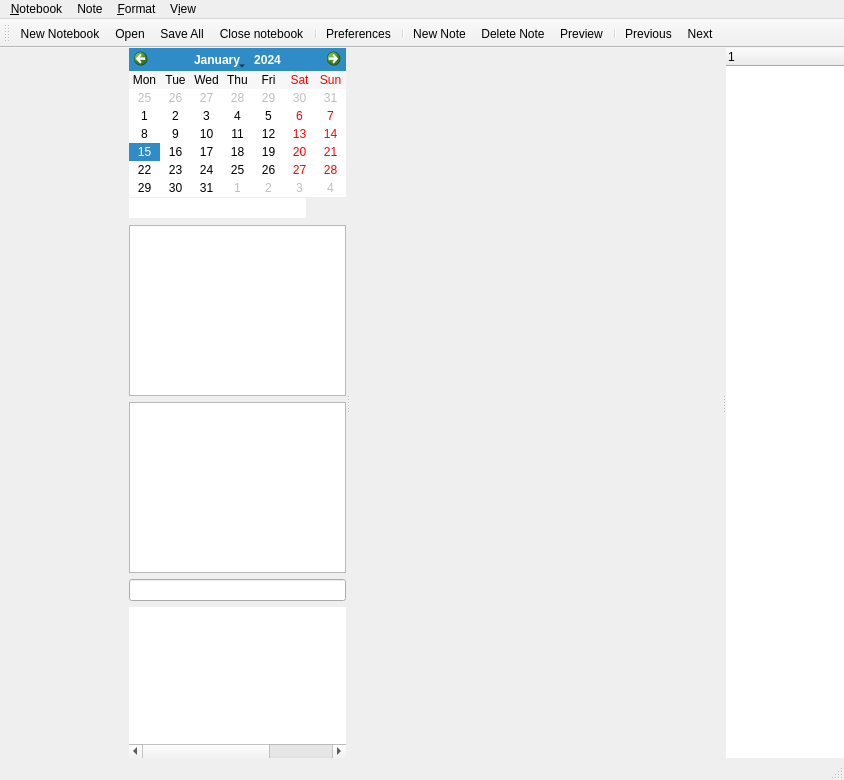
<?xml version="1.0" encoding="UTF-8"?>
<ui version="4.0">
 <class>MainWindow</class>
 <widget class="QMainWindow" name="MainWindow">
  <property name="geometry">
   <rect>
    <x>0</x>
    <y>0</y>
    <width>844</width>
    <height>780</height>
   </rect>
  </property>
  <property name="windowTitle">
   <string>Noteflow</string>
  </property>
  <widget class="QWidget" name="centralwidget">
   <layout class="QHBoxLayout" name="horizontalLayout">
    <property name="spacing">
     <number>0</number>
    </property>
    <property name="leftMargin">
     <number>0</number>
    </property>
    <property name="topMargin">
     <number>0</number>
    </property>
    <property name="rightMargin">
     <number>0</number>
    </property>
    <property name="bottomMargin">
     <number>0</number>
    </property>
    <item>
     <widget class="QWidget" name="wdgTab" native="true">
      <layout class="QVBoxLayout" name="verticalLayout_5">
       <property name="spacing">
        <number>0</number>
       </property>
       <property name="leftMargin">
        <number>0</number>
       </property>
       <property name="topMargin">
        <number>0</number>
       </property>
       <property name="rightMargin">
        <number>0</number>
       </property>
       <property name="bottomMargin">
        <number>0</number>
       </property>
       <item>
        <widget class="QTabBar" name="tab" native="true"/>
       </item>
       <item>
        <spacer name="verticalSpacer">
         <property name="orientation">
          <enum>Qt::Vertical</enum>
         </property>
         <property name="sizeHint" stdset="0">
          <size>
           <width>20</width>
           <height>40</height>
          </size>
         </property>
        </spacer>
       </item>
      </layout>
     </widget>
    </item>
    <item>
     <widget class="QSplitter" name="splitter">
      <property name="orientation">
       <enum>Qt::Horizontal</enum>
      </property>
      <widget class="QWidget" name="filter" native="true">
       <layout class="QVBoxLayout" name="verticalLayout_2">
        <property name="spacing">
         <number>0</number>
        </property>
        <property name="leftMargin">
         <number>6</number>
        </property>
        <property name="topMargin">
         <number>0</number>
        </property>
        <property name="rightMargin">
         <number>0</number>
        </property>
        <property name="bottomMargin">
         <number>0</number>
        </property>
        <item>
         <widget class="QWidget" name="wdgCalendar" native="true">
          <layout class="QVBoxLayout" name="verticalLayout_7">
           <property name="spacing">
            <number>0</number>
           </property>
           <property name="leftMargin">
            <number>0</number>
           </property>
           <property name="topMargin">
            <number>0</number>
           </property>
           <property name="rightMargin">
            <number>0</number>
           </property>
           <property name="bottomMargin">
            <number>6</number>
           </property>
           <item>
            <widget class="QCalendarWidget" name="calendar">
             <property name="sizePolicy">
              <sizepolicy hsizetype="Preferred" vsizetype="Fixed">
               <horstretch>0</horstretch>
               <verstretch>0</verstretch>
              </sizepolicy>
             </property>
             <property name="horizontalHeaderFormat">
              <enum>QCalendarWidget::ShortDayNames</enum>
             </property>
             <property name="verticalHeaderFormat">
              <enum>QCalendarWidget::NoVerticalHeader</enum>
             </property>
             <property name="navigationBarVisible">
              <bool>true</bool>
             </property>
             <property name="dateEditEnabled">
              <bool>true</bool>
             </property>
            </widget>
           </item>
           <item>
            <widget class="QWidget" name="wdgDateInfos" native="true">
             <layout class="QHBoxLayout" name="horizontalLayout_4">
              <property name="spacing">
               <number>0</number>
              </property>
              <property name="leftMargin">
               <number>0</number>
              </property>
              <property name="topMargin">
               <number>0</number>
              </property>
              <property name="rightMargin">
               <number>0</number>
              </property>
              <property name="bottomMargin">
               <number>0</number>
              </property>
              <item>
               <widget class="QLineEdit" name="txtDate">
                <property name="toolTip">
                 <string>&lt;html&gt;&lt;head/&gt;&lt;body&gt;&lt;p&gt;&lt;span style=&quot; font-size:11pt; font-weight:600;&quot;&gt;Search bar&lt;/span&gt;&lt;/p&gt;&lt;p&gt;&lt;br/&gt;&lt;/p&gt;&lt;p&gt;&lt;span style=&quot; font-weight:600;&quot;&gt;Multi-words search:&lt;/span&gt; separate with space.&lt;/p&gt;&lt;p&gt;&lt;span style=&quot; font-style:italic;&quot;&gt;Ex: word1 word2 word3&lt;/span&gt;&lt;/p&gt;&lt;p&gt;&lt;br/&gt;&lt;/p&gt;&lt;p&gt;&lt;span style=&quot; font-weight:600;&quot;&gt;Phrase searh:&lt;/span&gt; wrap in double quotes&lt;/p&gt;&lt;p&gt;&lt;span style=&quot; font-style:italic;&quot;&gt;Ex: word1 &amp;quot;word2 word3&amp;quot;&lt;/span&gt;&lt;/p&gt;&lt;p&gt;&lt;br/&gt;&lt;/p&gt;&lt;p&gt;&lt;span style=&quot; font-weight:600;&quot;&gt;Filters:&lt;/span&gt;&lt;/p&gt;&lt;p&gt;* &amp;quot;t:word&amp;quot; searches for &amp;quot;word&amp;quot; in note title&lt;/p&gt;&lt;p&gt;* &amp;quot;#:word&amp;quot; filters hashtags cloud for tags matching &amp;quot;word&amp;quot;&lt;/p&gt;&lt;/body&gt;&lt;/html&gt;</string>
                </property>
                <property name="frame">
                 <bool>false</bool>
                </property>
                <property name="readOnly">
                 <bool>true</bool>
                </property>
               </widget>
              </item>
              <item>
               <widget class="QPushButton" name="btnDateClear">
                <property name="text">
                 <string/>
                </property>
                <property name="icon">
                 <iconset theme="edit-clear">
                  <normaloff>../../../../../../../../.designer/backup</normaloff>../../../../../../../../.designer/backup</iconset>
                </property>
                <property name="flat">
                 <bool>true</bool>
                </property>
               </widget>
              </item>
             </layout>
            </widget>
           </item>
          </layout>
         </widget>
        </item>
        <item>
         <widget class="QWidget" name="widget" native="true">
          <layout class="QVBoxLayout" name="verticalLayout_4">
           <property name="leftMargin">
            <number>0</number>
           </property>
           <property name="topMargin">
            <number>0</number>
           </property>
           <property name="rightMargin">
            <number>0</number>
           </property>
           <property name="bottomMargin">
            <number>6</number>
           </property>
           <item>
            <widget class="cloudView" name="lstTags">
             <property name="sizePolicy">
              <sizepolicy hsizetype="Preferred" vsizetype="Preferred">
               <horstretch>0</horstretch>
               <verstretch>0</verstretch>
              </sizepolicy>
             </property>
            </widget>
           </item>
           <item>
            <widget class="cloudView" name="lstWords">
             <property name="sizePolicy">
              <sizepolicy hsizetype="Preferred" vsizetype="Preferred">
               <horstretch>0</horstretch>
               <verstretch>0</verstretch>
              </sizepolicy>
             </property>
            </widget>
           </item>
          </layout>
         </widget>
        </item>
        <item>
         <widget class="QWidget" name="grpNotes" native="true">
          <layout class="QVBoxLayout" name="verticalLayout_3">
           <property name="leftMargin">
            <number>0</number>
           </property>
           <property name="topMargin">
            <number>0</number>
           </property>
           <property name="rightMargin">
            <number>0</number>
           </property>
           <property name="bottomMargin">
            <number>0</number>
           </property>
           <item>
            <widget class="QLineEdit" name="txtFilter">
             <property name="sizePolicy">
              <sizepolicy hsizetype="Preferred" vsizetype="Fixed">
               <horstretch>0</horstretch>
               <verstretch>0</verstretch>
              </sizepolicy>
             </property>
             <property name="clearButtonEnabled">
              <bool>true</bool>
             </property>
            </widget>
           </item>
           <item>
            <widget class="tableView" name="tblList">
             <property name="frameShape">
              <enum>QFrame::NoFrame</enum>
             </property>
             <property name="editTriggers">
              <set>QAbstractItemView::NoEditTriggers</set>
             </property>
             <property name="selectionMode">
              <enum>QAbstractItemView::SingleSelection</enum>
             </property>
             <property name="selectionBehavior">
              <enum>QAbstractItemView::SelectRows</enum>
             </property>
             <property name="showGrid">
              <bool>false</bool>
             </property>
             <property name="sortingEnabled">
              <bool>true</bool>
             </property>
             <property name="wordWrap">
              <bool>false</bool>
             </property>
             <attribute name="horizontalHeaderVisible">
              <bool>false</bool>
             </attribute>
             <attribute name="horizontalHeaderMinimumSectionSize">
              <number>1</number>
             </attribute>
             <attribute name="verticalHeaderVisible">
              <bool>false</bool>
             </attribute>
             <attribute name="verticalHeaderDefaultSectionSize">
              <number>20</number>
             </attribute>
             <column>
              <property name="text">
               <string/>
              </property>
             </column>
             <column>
              <property name="text">
               <string/>
              </property>
             </column>
             <column>
              <property name="text">
               <string/>
              </property>
             </column>
            </widget>
           </item>
          </layout>
         </widget>
        </item>
       </layout>
      </widget>
      <widget class="QStackedWidget" name="editor">
       <property name="currentIndex">
        <number>1</number>
       </property>
       <widget class="QWidget" name="textPage">
        <layout class="QVBoxLayout" name="verticalLayout">
         <property name="spacing">
          <number>0</number>
         </property>
         <property name="leftMargin">
          <number>0</number>
         </property>
         <property name="topMargin">
          <number>0</number>
         </property>
         <property name="rightMargin">
          <number>0</number>
         </property>
         <property name="bottomMargin">
          <number>0</number>
         </property>
         <item>
          <widget class="noteEdit" name="text"/>
         </item>
         <item>
          <widget class="QWidget" name="wdgSearch" native="true">
           <layout class="QGridLayout" name="gridLayout">
            <property name="leftMargin">
             <number>3</number>
            </property>
            <property name="topMargin">
             <number>3</number>
            </property>
            <property name="rightMargin">
             <number>3</number>
            </property>
            <property name="bottomMargin">
             <number>3</number>
            </property>
            <property name="spacing">
             <number>2</number>
            </property>
            <item row="0" column="4">
             <widget class="QPushButton" name="btnSearchPrevious">
              <property name="text">
               <string>Previous</string>
              </property>
              <property name="icon">
               <iconset theme="go-previous">
                <normaloff>.</normaloff>.</iconset>
              </property>
             </widget>
            </item>
            <item row="0" column="2">
             <widget class="QLineEdit" name="txtSearch">
              <property name="placeholderText">
               <string>Search</string>
              </property>
             </widget>
            </item>
            <item row="0" column="3">
             <widget class="QPushButton" name="btnSearchNext">
              <property name="text">
               <string>Next</string>
              </property>
              <property name="icon">
               <iconset theme="go-next">
                <normaloff>.</normaloff>.</iconset>
              </property>
             </widget>
            </item>
            <item row="0" column="0">
             <widget class="QPushButton" name="btnSearchClose">
              <property name="text">
               <string/>
              </property>
              <property name="icon">
               <iconset theme="window-close">
                <normaloff>.</normaloff>.</iconset>
              </property>
              <property name="flat">
               <bool>true</bool>
              </property>
             </widget>
            </item>
            <item row="2" column="1" colspan="4">
             <widget class="QWidget" name="wdgSearchOptions" native="true">
              <layout class="QGridLayout" name="gridLayout_3">
               <property name="spacing">
                <number>2</number>
               </property>
               <item row="1" column="3">
                <widget class="QCheckBox" name="chkSearchSelection">
                 <property name="enabled">
                  <bool>false</bool>
                 </property>
                 <property name="text">
                  <string>Selection only</string>
                 </property>
                </widget>
               </item>
               <item row="1" column="1">
                <widget class="QComboBox" name="cmbSearchMode">
                 <property name="frame">
                  <bool>false</bool>
                 </property>
                 <item>
                  <property name="text">
                   <string>Plain text</string>
                  </property>
                 </item>
                 <item>
                  <property name="text">
                   <string>RegExp</string>
                  </property>
                 </item>
                </widget>
               </item>
               <item row="1" column="2">
                <widget class="QCheckBox" name="chkSearchCase">
                 <property name="text">
                  <string>Match case</string>
                 </property>
                </widget>
               </item>
               <item row="1" column="0">
                <widget class="QLabel" name="label_3">
                 <property name="text">
                  <string>Mode:</string>
                 </property>
                </widget>
               </item>
               <item row="0" column="0" colspan="4">
                <widget class="Line" name="line">
                 <property name="lineWidth">
                  <number>0</number>
                 </property>
                 <property name="midLineWidth">
                  <number>1</number>
                 </property>
                 <property name="orientation">
                  <enum>Qt::Horizontal</enum>
                 </property>
                </widget>
               </item>
              </layout>
             </widget>
            </item>
            <item row="1" column="0" colspan="5">
             <widget class="QWidget" name="wdgSearchReplace" native="true">
              <layout class="QGridLayout" name="gridLayout_2">
               <property name="leftMargin">
                <number>0</number>
               </property>
               <property name="topMargin">
                <number>0</number>
               </property>
               <property name="rightMargin">
                <number>0</number>
               </property>
               <property name="bottomMargin">
                <number>0</number>
               </property>
               <property name="spacing">
                <number>2</number>
               </property>
               <item row="1" column="4">
                <widget class="QPushButton" name="btnSearchReplace">
                 <property name="text">
                  <string>Replace</string>
                 </property>
                </widget>
               </item>
               <item row="1" column="2">
                <widget class="QLineEdit" name="txtSearchReplace">
                 <property name="placeholderText">
                  <string>Replace</string>
                 </property>
                </widget>
               </item>
               <item row="1" column="5">
                <widget class="QPushButton" name="btnSearchReplaceAll">
                 <property name="text">
                  <string>Replace all</string>
                 </property>
                </widget>
               </item>
               <item row="1" column="0">
                <widget class="QPushButton" name="btnSearchOptions">
                 <property name="text">
                  <string/>
                 </property>
                 <property name="icon">
                  <iconset theme="list-add">
                   <normaloff>.</normaloff>.</iconset>
                 </property>
                 <property name="checkable">
                  <bool>true</bool>
                 </property>
                 <property name="flat">
                  <bool>true</bool>
                 </property>
                </widget>
               </item>
              </layout>
             </widget>
            </item>
           </layout>
          </widget>
         </item>
        </layout>
       </widget>
       <widget class="QWidget" name="previewPage">
        <layout class="QVBoxLayout" name="verticalLayout_8">
         <property name="leftMargin">
          <number>0</number>
         </property>
         <property name="topMargin">
          <number>0</number>
         </property>
         <property name="rightMargin">
          <number>0</number>
         </property>
         <property name="bottomMargin">
          <number>0</number>
         </property>
         <item>
          <widget class="webView" name="web" native="true"/>
         </item>
        </layout>
       </widget>
       <widget class="QWidget" name="page">
        <layout class="QVBoxLayout" name="verticalLayout_9">
         <property name="leftMargin">
          <number>0</number>
         </property>
         <property name="topMargin">
          <number>0</number>
         </property>
         <property name="rightMargin">
          <number>0</number>
         </property>
         <property name="bottomMargin">
          <number>0</number>
         </property>
         <item>
          <widget class="QTextBrowser" name="html"/>
         </item>
        </layout>
       </widget>
       <widget class="QWidget" name="scrollPage">
        <layout class="QVBoxLayout" name="verticalLayout_6">
         <property name="leftMargin">
          <number>0</number>
         </property>
         <property name="topMargin">
          <number>0</number>
         </property>
         <property name="rightMargin">
          <number>0</number>
         </property>
         <property name="bottomMargin">
          <number>0</number>
         </property>
         <item>
          <widget class="scrollView" name="scroll">
           <property name="widgetResizable">
            <bool>true</bool>
           </property>
           <widget class="QWidget" name="scrollAreaWidgetContents">
            <property name="geometry">
             <rect>
              <x>0</x>
              <y>0</y>
              <width>96</width>
              <height>26</height>
             </rect>
            </property>
           </widget>
          </widget>
         </item>
        </layout>
       </widget>
      </widget>
      <widget class="structureView" name="structure">
       <property name="frameShape">
        <enum>QFrame::NoFrame</enum>
       </property>
       <column>
        <property name="text">
         <string notr="true">1</string>
        </property>
       </column>
      </widget>
     </widget>
    </item>
   </layout>
  </widget>
  <widget class="QMenuBar" name="menubar">
   <property name="geometry">
    <rect>
     <x>0</x>
     <y>0</y>
     <width>844</width>
     <height>30</height>
    </rect>
   </property>
   <widget class="QMenu" name="menu_File">
    <property name="title">
     <string>&amp;Notebook</string>
    </property>
    <addaction name="actNewNotebook"/>
    <addaction name="separator"/>
    <addaction name="actOpenNotebook"/>
    <addaction name="actRecent"/>
    <addaction name="separator"/>
    <addaction name="actSaveAll"/>
    <addaction name="actCloseCurrent"/>
    <addaction name="separator"/>
    <addaction name="actPreferences"/>
    <addaction name="actQuit"/>
   </widget>
   <widget class="QMenu" name="menuNote">
    <property name="title">
     <string>Note</string>
    </property>
    <addaction name="actNotePrevious"/>
    <addaction name="actNoteNext"/>
    <addaction name="actNoteUp"/>
    <addaction name="actNoteDown"/>
    <addaction name="separator"/>
    <addaction name="actNoteNew"/>
    <addaction name="actNoteDelete"/>
    <addaction name="separator"/>
    <addaction name="actNotePreview"/>
    <addaction name="actNoteSearch"/>
    <addaction name="actNoteReplace"/>
   </widget>
   <widget class="QMenu" name="menuView">
    <property name="title">
     <string>V&amp;iew</string>
    </property>
    <addaction name="actViewToolbar"/>
    <addaction name="actViewFilterPanel"/>
    <addaction name="actViewStructure"/>
    <addaction name="separator"/>
    <addaction name="actToggleCalendar"/>
    <addaction name="actToggleTags"/>
    <addaction name="actToggleWords"/>
    <addaction name="actToggleList"/>
    <addaction name="separator"/>
   </widget>
   <widget class="QMenu" name="menuFormat">
    <property name="title">
     <string>&amp;Format</string>
    </property>
    <widget class="QMenu" name="menuHeader">
     <property name="title">
      <string>&amp;Header</string>
     </property>
     <addaction name="actFormatHeaderSetext1"/>
     <addaction name="actFormatHeaderSetext2"/>
     <addaction name="separator"/>
     <addaction name="actFormatHeaderATX1"/>
     <addaction name="actFormatHeaderATX2"/>
     <addaction name="actFormatHeaderATX3"/>
     <addaction name="actFormatHeaderATX4"/>
     <addaction name="actFormatHeaderATX5"/>
     <addaction name="actFormatHeaderATX6"/>
    </widget>
    <addaction name="menuHeader"/>
    <addaction name="separator"/>
    <addaction name="actFormatBold"/>
    <addaction name="actFormatItalic"/>
    <addaction name="actFormatStrike"/>
    <addaction name="actFormatVerbatim"/>
    <addaction name="actFormatSuperScript"/>
    <addaction name="actFormatSubScript"/>
    <addaction name="actFormatComment"/>
    <addaction name="actFormatCommentLine"/>
    <addaction name="separator"/>
    <addaction name="actFormatClear"/>
   </widget>
   <addaction name="menu_File"/>
   <addaction name="menuNote"/>
   <addaction name="menuFormat"/>
   <addaction name="menuView"/>
  </widget>
  <widget class="QStatusBar" name="statusbar"/>
  <widget class="QToolBar" name="toolBar">
   <property name="windowTitle">
    <string>toolBar</string>
   </property>
   <property name="toolButtonStyle">
    <enum>Qt::ToolButtonTextUnderIcon</enum>
   </property>
   <attribute name="toolBarArea">
    <enum>TopToolBarArea</enum>
   </attribute>
   <attribute name="toolBarBreak">
    <bool>false</bool>
   </attribute>
   <addaction name="actNewNotebook"/>
   <addaction name="actOpenNotebook"/>
   <addaction name="actSaveAll"/>
   <addaction name="actCloseCurrent"/>
   <addaction name="separator"/>
   <addaction name="actPreferences"/>
   <addaction name="separator"/>
   <addaction name="actNoteNew"/>
   <addaction name="actNoteDelete"/>
   <addaction name="actNotePreview"/>
   <addaction name="separator"/>
   <addaction name="actNotePrevious"/>
   <addaction name="actNoteNext"/>
  </widget>
  <action name="actOpenNotebook">
   <property name="icon">
    <iconset theme="document-open">
     <normaloff>../../../../../../../../.designer/backup</normaloff>../../../../../../../../.designer/backup</iconset>
   </property>
   <property name="text">
    <string>&amp;Open</string>
   </property>
   <property name="shortcut">
    <string>Ctrl+O</string>
   </property>
  </action>
  <action name="actPreferences">
   <property name="icon">
    <iconset theme="preferences-system">
     <normaloff>../../../../../../../../.designer/backup</normaloff>../../../../../../../../.designer/backup</iconset>
   </property>
   <property name="text">
    <string>&amp;Preferences</string>
   </property>
   <property name="shortcut">
    <string>Ctrl+F8</string>
   </property>
  </action>
  <action name="actQuit">
   <property name="icon">
    <iconset theme="application-exit">
     <normaloff>../../../../../../../../.designer/backup</normaloff>../../../../../../../../.designer/backup</iconset>
   </property>
   <property name="text">
    <string>&amp;Quit</string>
   </property>
   <property name="shortcut">
    <string>Alt+F4</string>
   </property>
  </action>
  <action name="actCloseCurrent">
   <property name="icon">
    <iconset theme="window-close">
     <normaloff>../../../../../../../../.designer/backup</normaloff>../../../../../../../../.designer/backup</iconset>
   </property>
   <property name="text">
    <string>&amp;Close notebook</string>
   </property>
   <property name="shortcut">
    <string>Ctrl+W</string>
   </property>
  </action>
  <action name="actNewNotebook">
   <property name="icon">
    <iconset theme="folder-new">
     <normaloff>../../../../../../../../.designer/backup</normaloff>../../../../../../../../.designer/backup</iconset>
   </property>
   <property name="text">
    <string>&amp;New Notebook</string>
   </property>
   <property name="shortcut">
    <string>Ctrl+Shift+N</string>
   </property>
  </action>
  <action name="actRecent">
   <property name="icon">
    <iconset theme="document-open-recent">
     <normaloff>../../../../../../../../.designer/backup</normaloff>../../../../../../../../.designer/backup</iconset>
   </property>
   <property name="text">
    <string>&amp;Recent</string>
   </property>
  </action>
  <action name="actSaveAll">
   <property name="icon">
    <iconset theme="document-save">
     <normaloff>../../../../../../../../.designer/backup</normaloff>../../../../../../../../.designer/backup</iconset>
   </property>
   <property name="text">
    <string>&amp;Save All</string>
   </property>
   <property name="shortcut">
    <string>Ctrl+S</string>
   </property>
  </action>
  <action name="actNoteNew">
   <property name="icon">
    <iconset theme="document-new">
     <normaloff>../../../../../../../../.designer/backup</normaloff>../../../../../../../../.designer/backup</iconset>
   </property>
   <property name="text">
    <string>N&amp;ew Note</string>
   </property>
   <property name="shortcut">
    <string>Ctrl+N</string>
   </property>
  </action>
  <action name="actNotePrevious">
   <property name="icon">
    <iconset theme="go-previous">
     <normaloff>../../../../../../../../.designer/backup</normaloff>../../../../../../../../.designer/backup</iconset>
   </property>
   <property name="text">
    <string>&amp;Previous</string>
   </property>
   <property name="shortcut">
    <string>Alt+Left</string>
   </property>
  </action>
  <action name="actNoteNext">
   <property name="icon">
    <iconset theme="go-next">
     <normaloff>../../../../../../../../.designer/backup</normaloff>../../../../../../../../.designer/backup</iconset>
   </property>
   <property name="text">
    <string>&amp;Next</string>
   </property>
   <property name="shortcut">
    <string>Alt+Right</string>
   </property>
  </action>
  <action name="actNoteDelete">
   <property name="icon">
    <iconset theme="edit-delete">
     <normaloff>../../../../../../../../.designer/backup</normaloff>../../../../../../../../.designer/backup</iconset>
   </property>
   <property name="text">
    <string>De&amp;lete Note</string>
   </property>
   <property name="shortcut">
    <string>Del</string>
   </property>
  </action>
  <action name="actViewFilterPanel">
   <property name="checkable">
    <bool>true</bool>
   </property>
   <property name="text">
    <string>&amp;Filter panel</string>
   </property>
   <property name="shortcut">
    <string>F2</string>
   </property>
  </action>
  <action name="actToggleCalendar">
   <property name="checkable">
    <bool>true</bool>
   </property>
   <property name="icon">
    <iconset theme="x-office-calendar">
     <normaloff>../../../../../../../../.designer/backup</normaloff>../../../../../../../../.designer/backup</iconset>
   </property>
   <property name="text">
    <string>&amp;Calendar</string>
   </property>
  </action>
  <action name="actToggleTags">
   <property name="checkable">
    <bool>true</bool>
   </property>
   <property name="text">
    <string>Ta&amp;gs Cloud</string>
   </property>
  </action>
  <action name="actToggleWords">
   <property name="checkable">
    <bool>true</bool>
   </property>
   <property name="text">
    <string>&amp;Words Cloud</string>
   </property>
  </action>
  <action name="actToggleList">
   <property name="checkable">
    <bool>true</bool>
   </property>
   <property name="icon">
    <iconset theme="view-sort-ascending">
     <normaloff>../../../../../../../../.designer/backup</normaloff>../../../../../../../../.designer/backup</iconset>
   </property>
   <property name="text">
    <string>&amp;List</string>
   </property>
  </action>
  <action name="actNoteUp">
   <property name="icon">
    <iconset theme="go-up">
     <normaloff>../../../../../../../../.designer/backup</normaloff>../../../../../../../../.designer/backup</iconset>
   </property>
   <property name="text">
    <string>&amp;Up</string>
   </property>
   <property name="shortcut">
    <string>Alt+Up</string>
   </property>
  </action>
  <action name="actNoteDown">
   <property name="icon">
    <iconset theme="go-down">
     <normaloff>../../../../../../../../.designer/backup</normaloff>../../../../../../../../.designer/backup</iconset>
   </property>
   <property name="text">
    <string>&amp;Down</string>
   </property>
   <property name="shortcut">
    <string>Alt+Down</string>
   </property>
  </action>
  <action name="actThemes">
   <property name="text">
    <string>Themes</string>
   </property>
  </action>
  <action name="actViewToolbar">
   <property name="checkable">
    <bool>true</bool>
   </property>
   <property name="text">
    <string>&amp;Toolbar</string>
   </property>
  </action>
  <action name="actNotePreview">
   <property name="checkable">
    <bool>true</bool>
   </property>
   <property name="icon">
    <iconset theme="media-playback-start">
     <normaloff>../../../../../../../../.designer/backup</normaloff>../../../../../../../../.designer/backup</iconset>
   </property>
   <property name="text">
    <string>Pre&amp;view</string>
   </property>
   <property name="shortcut">
    <string>F3</string>
   </property>
  </action>
  <action name="actFormatBold">
   <property name="icon">
    <iconset theme="format-text-bold">
     <normaloff>.</normaloff>.</iconset>
   </property>
   <property name="text">
    <string>&amp;Bold</string>
   </property>
   <property name="shortcut">
    <string>Ctrl+B</string>
   </property>
  </action>
  <action name="actFormatItalic">
   <property name="icon">
    <iconset theme="format-text-italic">
     <normaloff>.</normaloff>.</iconset>
   </property>
   <property name="text">
    <string>&amp;Italic</string>
   </property>
   <property name="shortcut">
    <string>Ctrl+I</string>
   </property>
  </action>
  <action name="actFormatStrike">
   <property name="icon">
    <iconset theme="format-text-strikethrough">
     <normaloff>.</normaloff>.</iconset>
   </property>
   <property name="text">
    <string>&amp;Strike</string>
   </property>
  </action>
  <action name="actFormatVerbatim">
   <property name="icon">
    <iconset theme="text-x-script">
     <normaloff>.</normaloff>.</iconset>
   </property>
   <property name="text">
    <string>&amp;Verbatim</string>
   </property>
  </action>
  <action name="actFormatComment">
   <property name="text">
    <string>&amp;Comment</string>
   </property>
   <property name="shortcut">
    <string>Ctrl+Shift+C</string>
   </property>
  </action>
  <action name="actFormatCommentLine">
   <property name="text">
    <string>Comment &amp;Line</string>
   </property>
   <property name="shortcut">
    <string>Ctrl+D</string>
   </property>
  </action>
  <action name="actFormatClear">
   <property name="icon">
    <iconset theme="edit-clear">
     <normaloff>.</normaloff>.</iconset>
   </property>
   <property name="text">
    <string>Cl&amp;ear</string>
   </property>
   <property name="shortcut">
    <string>Ctrl+0</string>
   </property>
  </action>
  <action name="actFormatHeaderSetext1">
   <property name="text">
    <string>&amp;Level 1 (Setext)</string>
   </property>
  </action>
  <action name="actFormatHeaderSetext2">
   <property name="text">
    <string>Level &amp;2 (Setext)</string>
   </property>
  </action>
  <action name="actFormatHeaderATX1">
   <property name="text">
    <string>Level &amp;1 (atx)</string>
   </property>
   <property name="toolTip">
    <string>Level 1 (ATX)</string>
   </property>
   <property name="shortcut">
    <string>Ctrl+1</string>
   </property>
  </action>
  <action name="actFormatHeaderATX2">
   <property name="text">
    <string>L&amp;evel 2</string>
   </property>
   <property name="shortcut">
    <string>Ctrl+2</string>
   </property>
  </action>
  <action name="actFormatHeaderATX3">
   <property name="text">
    <string>Level &amp;3</string>
   </property>
   <property name="shortcut">
    <string>Ctrl+3</string>
   </property>
  </action>
  <action name="actFormatHeaderATX4">
   <property name="text">
    <string>Level &amp;4</string>
   </property>
   <property name="shortcut">
    <string>Ctrl+4</string>
   </property>
  </action>
  <action name="actFormatHeaderATX5">
   <property name="text">
    <string>Level &amp;5</string>
   </property>
   <property name="shortcut">
    <string>Ctrl+5</string>
   </property>
  </action>
  <action name="actFormatHeaderATX6">
   <property name="text">
    <string>Level &amp;6</string>
   </property>
   <property name="shortcut">
    <string>Ctrl+6</string>
   </property>
  </action>
  <action name="actFormatSuperScript">
   <property name="icon">
    <iconset theme="format-text-superscript">
     <normaloff>.</normaloff>.</iconset>
   </property>
   <property name="text">
    <string>S&amp;uperscript</string>
   </property>
   <property name="shortcut">
    <string>Ctrl++</string>
   </property>
  </action>
  <action name="actFormatSubScript">
   <property name="icon">
    <iconset theme="format-text-subscript">
     <normaloff>.</normaloff>.</iconset>
   </property>
   <property name="text">
    <string>Subsc&amp;ript</string>
   </property>
   <property name="shortcut">
    <string>Ctrl+-</string>
   </property>
  </action>
  <action name="actNoteSearch">
   <property name="icon">
    <iconset theme="edit-find">
     <normaloff>.</normaloff>.</iconset>
   </property>
   <property name="text">
    <string>&amp;Find…</string>
   </property>
   <property name="shortcut">
    <string>Ctrl+F</string>
   </property>
  </action>
  <action name="actNoteReplace">
   <property name="text">
    <string>&amp;Replace…</string>
   </property>
   <property name="shortcut">
    <string>Ctrl+R</string>
   </property>
  </action>
  <action name="actViewStructure">
   <property name="checkable">
    <bool>true</bool>
   </property>
   <property name="text">
    <string>&amp;Structure</string>
   </property>
   <property name="shortcut">
    <string>F4</string>
   </property>
  </action>
 </widget>
 <customwidgets>
  <customwidget>
   <class>cloudView</class>
   <extends>QListWidget</extends>
   <header>noteflow.ui.views.cloudView.h</header>
  </customwidget>
  <customwidget>
   <class>QTabBar</class>
   <extends>QWidget</extends>
   <header location="global">PyQt5.QtWidgets</header>
   <container>1</container>
  </customwidget>
  <customwidget>
   <class>scrollView</class>
   <extends>QScrollArea</extends>
   <header>noteflow.ui.views.scrollView.h</header>
   <container>1</container>
  </customwidget>
  <customwidget>
   <class>noteEdit</class>
   <extends>QTextEdit</extends>
   <header>noteflow.ui.views.noteEdit.h</header>
  </customwidget>
  <customwidget>
   <class>tableView</class>
   <extends>QTableWidget</extends>
   <header>noteflow.ui.views.tableView.h</header>
  </customwidget>
  <customwidget>
   <class>structureView</class>
   <extends>QTreeWidget</extends>
   <header>noteflow.ui.views.structureView.h</header>
  </customwidget>
  <customwidget>
   <class>webView</class>
   <extends>QWidget</extends>
   <header>noteflow.ui.views.webView.h</header>
   <container>1</container>
  </customwidget>
 </customwidgets>
 <tabstops>
  <tabstop>txtDate</tabstop>
  <tabstop>btnDateClear</tabstop>
  <tabstop>lstTags</tabstop>
  <tabstop>lstWords</tabstop>
  <tabstop>txtFilter</tabstop>
  <tabstop>tblList</tabstop>
  <tabstop>text</tabstop>
  <tabstop>scroll</tabstop>
  <tabstop>txtSearch</tabstop>
  <tabstop>txtSearchReplace</tabstop>
  <tabstop>btnSearchNext</tabstop>
  <tabstop>btnSearchPrevious</tabstop>
  <tabstop>btnSearchReplace</tabstop>
  <tabstop>btnSearchReplaceAll</tabstop>
  <tabstop>cmbSearchMode</tabstop>
  <tabstop>chkSearchCase</tabstop>
  <tabstop>chkSearchSelection</tabstop>
  <tabstop>calendar</tabstop>
  <tabstop>html</tabstop>
  <tabstop>btnSearchClose</tabstop>
  <tabstop>btnSearchOptions</tabstop>
 </tabstops>
 <resources/>
 <connections/>
</ui>
